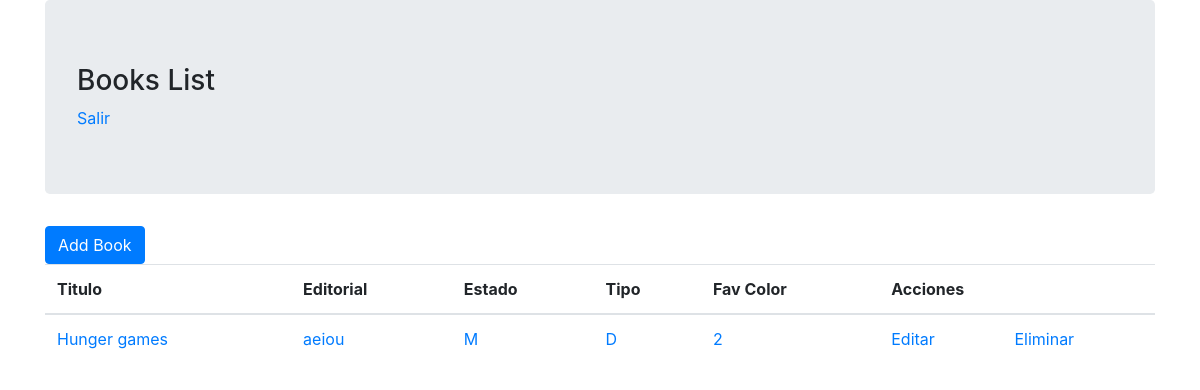
Page /books/ (signed in) on the committed database.
### books/models.py (models this page shows, shortened)
class Book(models.Model):
    titulo= models.CharField(max_length=100)
    editorial= models.CharField(max_length=20)
    STATUS = (
        ('A', 'Activo'),
        ('M', 'Mantenimiento'),
        ('R', 'Reservado')
    )
    state = models.CharField(max_length=1, choices=STATUS, blank=True, default='A')
    TIPOS_BOOK = [
        ('E', 'Empastado'),
        ('D', 'Digital')
    ]
    type = models.CharField(max_length=1, choices=TIPOS_BOOK, blank=True, default='E')
    COLOR_FAVORITO = [
        (1, 'Azul'),
        (2, 'Negro'),
        (3, 'Blanco'),
        (4, 'Gris')
    ]
    preferencia = models.CharField(max_length=200, choices=COLOR_FAVORITO, blank=True, default='')
    owner = models.ForeignKey(User, on_delete=models.CASCADE, default=1)
    class Meta:
        ordering = ["titulo", "editorial", "state"]

### books/views.py (the view)
# urls.py: path('', views.books_list),
@login_required
def books_list(request):
    num_session = request.session.get('numero_visitas', 0)
    request.session['numero_visitas']= num_session + 1
    print('numero de visitas = ', num_session + 1)
    books = Book.objects.filter(owner= request.user)
    context = {'books': books} #datos de la base de datos
    return render(request, 'books_list.html', context)

### books/templates/books_list.html (shortened to what this page needs)
{% extends 'base.html' %}
{% block content %}
    <a href="new" class="btn btn-primary">Add Book</a>
    <table class="table">
        <thead>
            <tr>
                <th>Titulo</th>
                <th>Editorial</th>
                <th>Estado</th>
                <th>Tipo</th>
                <th>Fav Color</th>
                <th colspan="3" text-align="center">Acciones</th>
            </tr>
        </thead>
        <tbody>
            {% for book in books %}
                <tr>
                    <td><a href="{{book.id}}">{{book.titulo}}</a></td>
                    <td><a href="{{book.id}}">{{book.editorial}}</a></td>
                    <td><a href="{{book.id}}">{{book.state}}</a></td>
                    <td><a href="{{book.id}}">{{book.type}}</a></td>
                    <td><a href="{{book.id}}">{{book.preferencia}}</a></td>
                    <td><a href="/books/{{book.id}}/edit">Editar</a></td>
                    <td><a href="/books/{{book.id}}/delete">Eliminar</a></td>
                </tr>
            {% endfor %}
        </tbody>
    </table>
{% endblock %}

### rows in the picture
Book: titulo "Hunger games", editorial "aeiou", state "M", type "D", preferencia "2"
